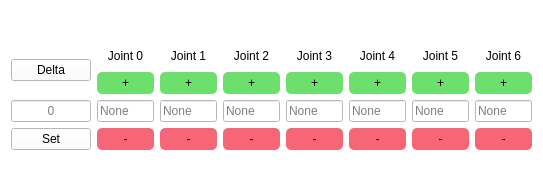
<?xml version="1.0" encoding="UTF-8"?>
<ui version="4.0">
 <class>Dialog</class>
 <widget class="QDialog" name="Dialog">
  <property name="geometry">
   <rect>
    <x>0</x>
    <y>0</y>
    <width>543</width>
    <height>196</height>
   </rect>
  </property>
  <property name="windowTitle">
   <string>Set Arm Joint</string>
  </property>
  <property name="styleSheet">
   <string notr="true">background:white</string>
  </property>
  <layout class="QGridLayout" name="gridLayout_2">
   <property name="topMargin">
    <number>0</number>
   </property>
   <property name="bottomMargin">
    <number>0</number>
   </property>
   <item row="0" column="0">
    <layout class="QGridLayout" name="gridLayout">
     <item row="3" column="3">
      <widget class="QPushButton" name="pushButton_joint2_down">
       <property name="minimumSize">
        <size>
         <width>22</width>
         <height>22</height>
        </size>
       </property>
       <property name="styleSheet">
        <string notr="true">QPushButton{background:#F76677;border-radius:5px;}
QPushButton:hover{font-size:18px;}</string>
       </property>
       <property name="text">
        <string>-</string>
       </property>
       <property name="default">
        <bool>false</bool>
       </property>
      </widget>
     </item>
     <item row="1" column="4">
      <widget class="QPushButton" name="pushButton_joint3_up">
       <property name="minimumSize">
        <size>
         <width>22</width>
         <height>22</height>
        </size>
       </property>
       <property name="toolTip">
        <string extracomment="haha"/>
       </property>
       <property name="whatsThis">
        <string extracomment="haha"/>
       </property>
       <property name="styleSheet">
        <string notr="true">QPushButton{background:#6DDF6D;border-radius:5px;}
QPushButton:hover{font-size:18px;}</string>
       </property>
       <property name="text">
        <string>+</string>
       </property>
       <property name="checkable">
        <bool>false</bool>
       </property>
      </widget>
     </item>
     <item row="1" column="2">
      <widget class="QPushButton" name="pushButton_joint1_up">
       <property name="minimumSize">
        <size>
         <width>22</width>
         <height>22</height>
        </size>
       </property>
       <property name="toolTip">
        <string extracomment="haha"/>
       </property>
       <property name="whatsThis">
        <string extracomment="haha"/>
       </property>
       <property name="styleSheet">
        <string notr="true">QPushButton{background:#6DDF6D;border-radius:5px;}
QPushButton:hover{font-size:18px;}</string>
       </property>
       <property name="text">
        <string>+</string>
       </property>
       <property name="checkable">
        <bool>false</bool>
       </property>
      </widget>
     </item>
     <item row="2" column="4">
      <widget class="QLineEdit" name="lineEdit_joint3">
       <property name="maximumSize">
        <size>
         <width>60</width>
         <height>16777215</height>
        </size>
       </property>
       <property name="placeholderText">
        <string>None</string>
       </property>
      </widget>
     </item>
     <item row="0" column="4">
      <widget class="QLabel" name="label_7">
       <property name="maximumSize">
        <size>
         <width>16777215</width>
         <height>20</height>
        </size>
       </property>
       <property name="styleSheet">
        <string notr="true">
font: 12pt &quot;Sans Serif&quot;;</string>
       </property>
       <property name="text">
        <string>Joint 3</string>
       </property>
       <property name="alignment">
        <set>Qt::AlignCenter</set>
       </property>
      </widget>
     </item>
     <item row="3" column="2">
      <widget class="QPushButton" name="pushButton_joint1_down">
       <property name="minimumSize">
        <size>
         <width>22</width>
         <height>22</height>
        </size>
       </property>
       <property name="styleSheet">
        <string notr="true">QPushButton{background:#F76677;border-radius:5px;}
QPushButton:hover{font-size:18px;}</string>
       </property>
       <property name="text">
        <string>-</string>
       </property>
       <property name="default">
        <bool>false</bool>
       </property>
      </widget>
     </item>
     <item row="1" column="3">
      <widget class="QPushButton" name="pushButton_joint2_up">
       <property name="minimumSize">
        <size>
         <width>22</width>
         <height>22</height>
        </size>
       </property>
       <property name="toolTip">
        <string extracomment="haha"/>
       </property>
       <property name="whatsThis">
        <string extracomment="haha"/>
       </property>
       <property name="styleSheet">
        <string notr="true">QPushButton{background:#6DDF6D;border-radius:5px;}
QPushButton:hover{font-size:18px;}</string>
       </property>
       <property name="text">
        <string>+</string>
       </property>
       <property name="checkable">
        <bool>false</bool>
       </property>
      </widget>
     </item>
     <item row="2" column="1">
      <widget class="QLineEdit" name="lineEdit_joint0">
       <property name="maximumSize">
        <size>
         <width>60</width>
         <height>16777215</height>
        </size>
       </property>
       <property name="placeholderText">
        <string>None</string>
       </property>
      </widget>
     </item>
     <item row="1" column="1">
      <widget class="QPushButton" name="pushButton_joint0_up">
       <property name="minimumSize">
        <size>
         <width>22</width>
         <height>22</height>
        </size>
       </property>
       <property name="toolTip">
        <string extracomment="haha"/>
       </property>
       <property name="whatsThis">
        <string extracomment="haha"/>
       </property>
       <property name="styleSheet">
        <string notr="true">QPushButton{background:#6DDF6D;border-radius:5px;}
QPushButton:hover{font-size:18px;}</string>
       </property>
       <property name="text">
        <string>+</string>
       </property>
       <property name="checkable">
        <bool>false</bool>
       </property>
      </widget>
     </item>
     <item row="0" column="0" rowspan="2">
      <widget class="QPushButton" name="pushButton_3">
       <property name="styleSheet">
        <string notr="true"/>
       </property>
       <property name="text">
        <string>Delta</string>
       </property>
      </widget>
     </item>
     <item row="2" column="2">
      <widget class="QLineEdit" name="lineEdit_joint1">
       <property name="maximumSize">
        <size>
         <width>60</width>
         <height>16777215</height>
        </size>
       </property>
       <property name="placeholderText">
        <string>None</string>
       </property>
      </widget>
     </item>
     <item row="0" column="2">
      <widget class="QLabel" name="label_5">
       <property name="maximumSize">
        <size>
         <width>16777215</width>
         <height>20</height>
        </size>
       </property>
       <property name="styleSheet">
        <string notr="true">
font: 12pt &quot;Sans Serif&quot;;</string>
       </property>
       <property name="text">
        <string>Joint 1</string>
       </property>
       <property name="alignment">
        <set>Qt::AlignCenter</set>
       </property>
      </widget>
     </item>
     <item row="2" column="0">
      <widget class="QLineEdit" name="lineEdit_delta">
       <property name="minimumSize">
        <size>
         <width>80</width>
         <height>0</height>
        </size>
       </property>
       <property name="maximumSize">
        <size>
         <width>60</width>
         <height>16777215</height>
        </size>
       </property>
       <property name="alignment">
        <set>Qt::AlignCenter</set>
       </property>
       <property name="placeholderText">
        <string>0</string>
       </property>
      </widget>
     </item>
     <item row="2" column="3">
      <widget class="QLineEdit" name="lineEdit_joint2">
       <property name="maximumSize">
        <size>
         <width>60</width>
         <height>16777215</height>
        </size>
       </property>
       <property name="placeholderText">
        <string>None</string>
       </property>
      </widget>
     </item>
     <item row="3" column="4">
      <widget class="QPushButton" name="pushButton_joint3_down">
       <property name="minimumSize">
        <size>
         <width>22</width>
         <height>22</height>
        </size>
       </property>
       <property name="styleSheet">
        <string notr="true">QPushButton{background:#F76677;border-radius:5px;}
QPushButton:hover{font-size:18px;}</string>
       </property>
       <property name="text">
        <string>-</string>
       </property>
       <property name="default">
        <bool>false</bool>
       </property>
      </widget>
     </item>
     <item row="3" column="1">
      <widget class="QPushButton" name="pushButton_joint0_down">
       <property name="minimumSize">
        <size>
         <width>22</width>
         <height>22</height>
        </size>
       </property>
       <property name="styleSheet">
        <string notr="true">QPushButton{background:#F76677;border-radius:5px;}
QPushButton:hover{font-size:18px;}</string>
       </property>
       <property name="text">
        <string>-</string>
       </property>
       <property name="default">
        <bool>false</bool>
       </property>
      </widget>
     </item>
     <item row="0" column="3">
      <widget class="QLabel" name="label_6">
       <property name="maximumSize">
        <size>
         <width>16777215</width>
         <height>20</height>
        </size>
       </property>
       <property name="styleSheet">
        <string notr="true">
font: 12pt &quot;Sans Serif&quot;;</string>
       </property>
       <property name="text">
        <string>Joint 2</string>
       </property>
       <property name="alignment">
        <set>Qt::AlignCenter</set>
       </property>
      </widget>
     </item>
     <item row="0" column="1">
      <widget class="QLabel" name="label_4">
       <property name="maximumSize">
        <size>
         <width>16777215</width>
         <height>20</height>
        </size>
       </property>
       <property name="styleSheet">
        <string notr="true">
font: 12pt &quot;Sans Serif&quot;;</string>
       </property>
       <property name="text">
        <string>Joint 0</string>
       </property>
       <property name="alignment">
        <set>Qt::AlignCenter</set>
       </property>
      </widget>
     </item>
     <item row="0" column="5">
      <widget class="QLabel" name="label_8">
       <property name="maximumSize">
        <size>
         <width>16777215</width>
         <height>20</height>
        </size>
       </property>
       <property name="styleSheet">
        <string notr="true">
font: 12pt &quot;Sans Serif&quot;;</string>
       </property>
       <property name="text">
        <string>Joint 4</string>
       </property>
       <property name="alignment">
        <set>Qt::AlignCenter</set>
       </property>
      </widget>
     </item>
     <item row="0" column="6">
      <widget class="QLabel" name="label_10">
       <property name="maximumSize">
        <size>
         <width>16777215</width>
         <height>20</height>
        </size>
       </property>
       <property name="styleSheet">
        <string notr="true">
font: 12pt &quot;Sans Serif&quot;;</string>
       </property>
       <property name="text">
        <string>Joint 5</string>
       </property>
       <property name="alignment">
        <set>Qt::AlignCenter</set>
       </property>
      </widget>
     </item>
     <item row="0" column="7">
      <widget class="QLabel" name="label_9">
       <property name="maximumSize">
        <size>
         <width>16777215</width>
         <height>20</height>
        </size>
       </property>
       <property name="styleSheet">
        <string notr="true">
font: 12pt &quot;Sans Serif&quot;;</string>
       </property>
       <property name="text">
        <string>Joint 6</string>
       </property>
       <property name="alignment">
        <set>Qt::AlignCenter</set>
       </property>
      </widget>
     </item>
     <item row="1" column="5">
      <widget class="QPushButton" name="pushButton_joint4_up">
       <property name="minimumSize">
        <size>
         <width>22</width>
         <height>22</height>
        </size>
       </property>
       <property name="toolTip">
        <string extracomment="haha"/>
       </property>
       <property name="whatsThis">
        <string extracomment="haha"/>
       </property>
       <property name="styleSheet">
        <string notr="true">QPushButton{background:#6DDF6D;border-radius:5px;}
QPushButton:hover{font-size:18px;}</string>
       </property>
       <property name="text">
        <string>+</string>
       </property>
       <property name="checkable">
        <bool>false</bool>
       </property>
      </widget>
     </item>
     <item row="1" column="6">
      <widget class="QPushButton" name="pushButton_joint5_up">
       <property name="minimumSize">
        <size>
         <width>22</width>
         <height>22</height>
        </size>
       </property>
       <property name="toolTip">
        <string extracomment="haha"/>
       </property>
       <property name="whatsThis">
        <string extracomment="haha"/>
       </property>
       <property name="styleSheet">
        <string notr="true">QPushButton{background:#6DDF6D;border-radius:5px;}
QPushButton:hover{font-size:18px;}</string>
       </property>
       <property name="text">
        <string>+</string>
       </property>
       <property name="checkable">
        <bool>false</bool>
       </property>
      </widget>
     </item>
     <item row="1" column="7">
      <widget class="QPushButton" name="pushButton_joint6_up">
       <property name="minimumSize">
        <size>
         <width>22</width>
         <height>22</height>
        </size>
       </property>
       <property name="toolTip">
        <string extracomment="haha"/>
       </property>
       <property name="whatsThis">
        <string extracomment="haha"/>
       </property>
       <property name="styleSheet">
        <string notr="true">QPushButton{background:#6DDF6D;border-radius:5px;}
QPushButton:hover{font-size:18px;}</string>
       </property>
       <property name="text">
        <string>+</string>
       </property>
       <property name="checkable">
        <bool>false</bool>
       </property>
      </widget>
     </item>
     <item row="3" column="5">
      <widget class="QPushButton" name="pushButton_joint4_down">
       <property name="minimumSize">
        <size>
         <width>22</width>
         <height>22</height>
        </size>
       </property>
       <property name="styleSheet">
        <string notr="true">QPushButton{background:#F76677;border-radius:5px;}
QPushButton:hover{font-size:18px;}</string>
       </property>
       <property name="text">
        <string>-</string>
       </property>
       <property name="default">
        <bool>false</bool>
       </property>
      </widget>
     </item>
     <item row="3" column="6">
      <widget class="QPushButton" name="pushButton_joint5_down">
       <property name="minimumSize">
        <size>
         <width>22</width>
         <height>22</height>
        </size>
       </property>
       <property name="styleSheet">
        <string notr="true">QPushButton{background:#F76677;border-radius:5px;}
QPushButton:hover{font-size:18px;}</string>
       </property>
       <property name="text">
        <string>-</string>
       </property>
       <property name="default">
        <bool>false</bool>
       </property>
      </widget>
     </item>
     <item row="3" column="7">
      <widget class="QPushButton" name="pushButton_joint6_down">
       <property name="minimumSize">
        <size>
         <width>22</width>
         <height>22</height>
        </size>
       </property>
       <property name="styleSheet">
        <string notr="true">QPushButton{background:#F76677;border-radius:5px;}
QPushButton:hover{font-size:18px;}</string>
       </property>
       <property name="text">
        <string>-</string>
       </property>
       <property name="default">
        <bool>false</bool>
       </property>
      </widget>
     </item>
     <item row="2" column="5">
      <widget class="QLineEdit" name="lineEdit_joint4">
       <property name="maximumSize">
        <size>
         <width>60</width>
         <height>16777215</height>
        </size>
       </property>
       <property name="placeholderText">
        <string>None</string>
       </property>
      </widget>
     </item>
     <item row="2" column="6">
      <widget class="QLineEdit" name="lineEdit_joint5">
       <property name="maximumSize">
        <size>
         <width>60</width>
         <height>16777215</height>
        </size>
       </property>
       <property name="placeholderText">
        <string>None</string>
       </property>
      </widget>
     </item>
     <item row="2" column="7">
      <widget class="QLineEdit" name="lineEdit_joint6">
       <property name="maximumSize">
        <size>
         <width>60</width>
         <height>16777215</height>
        </size>
       </property>
       <property name="placeholderText">
        <string>None</string>
       </property>
      </widget>
     </item>
     <item row="3" column="0">
      <widget class="QPushButton" name="pushButton_set_all_angle">
       <property name="text">
        <string>Set</string>
       </property>
      </widget>
     </item>
    </layout>
   </item>
  </layout>
 </widget>
 <resources/>
 <connections>
  <connection>
   <sender>pushButton_joint0_up</sender>
   <signal>clicked()</signal>
   <receiver>Dialog</receiver>
   <slot>increase_joint_angle()</slot>
   <hints>
    <hint type="sourcelabel">
     <x>126</x>
     <y>72</y>
    </hint>
    <hint type="destinationlabel">
     <x>94</x>
     <y>6</y>
    </hint>
   </hints>
  </connection>
  <connection>
   <sender>pushButton_joint1_up</sender>
   <signal>clicked()</signal>
   <receiver>Dialog</receiver>
   <slot>increase_joint_angle()</slot>
   <hints>
    <hint type="sourcelabel">
     <x>185</x>
     <y>80</y>
    </hint>
    <hint type="destinationlabel">
     <x>156</x>
     <y>4</y>
    </hint>
   </hints>
  </connection>
  <connection>
   <sender>pushButton_joint2_up</sender>
   <signal>clicked()</signal>
   <receiver>Dialog</receiver>
   <slot>increase_joint_angle()</slot>
   <hints>
    <hint type="sourcelabel">
     <x>258</x>
     <y>67</y>
    </hint>
    <hint type="destinationlabel">
     <x>216</x>
     <y>5</y>
    </hint>
   </hints>
  </connection>
  <connection>
   <sender>pushButton_joint3_up</sender>
   <signal>clicked()</signal>
   <receiver>Dialog</receiver>
   <slot>increase_joint_angle()</slot>
   <hints>
    <hint type="sourcelabel">
     <x>312</x>
     <y>68</y>
    </hint>
    <hint type="destinationlabel">
     <x>283</x>
     <y>7</y>
    </hint>
   </hints>
  </connection>
  <connection>
   <sender>pushButton_joint4_up</sender>
   <signal>clicked()</signal>
   <receiver>Dialog</receiver>
   <slot>increase_joint_angle()</slot>
   <hints>
    <hint type="sourcelabel">
     <x>371</x>
     <y>74</y>
    </hint>
    <hint type="destinationlabel">
     <x>347</x>
     <y>4</y>
    </hint>
   </hints>
  </connection>
  <connection>
   <sender>pushButton_joint5_up</sender>
   <signal>clicked()</signal>
   <receiver>Dialog</receiver>
   <slot>increase_joint_angle()</slot>
   <hints>
    <hint type="sourcelabel">
     <x>441</x>
     <y>70</y>
    </hint>
    <hint type="destinationlabel">
     <x>410</x>
     <y>3</y>
    </hint>
   </hints>
  </connection>
  <connection>
   <sender>pushButton_joint6_up</sender>
   <signal>clicked()</signal>
   <receiver>Dialog</receiver>
   <slot>increase_joint_angle()</slot>
   <hints>
    <hint type="sourcelabel">
     <x>491</x>
     <y>67</y>
    </hint>
    <hint type="destinationlabel">
     <x>472</x>
     <y>4</y>
    </hint>
   </hints>
  </connection>
  <connection>
   <sender>pushButton_joint0_down</sender>
   <signal>clicked()</signal>
   <receiver>Dialog</receiver>
   <slot>increase_joint_angle()</slot>
   <hints>
    <hint type="sourcelabel">
     <x>129</x>
     <y>169</y>
    </hint>
    <hint type="destinationlabel">
     <x>68</x>
     <y>192</y>
    </hint>
   </hints>
  </connection>
  <connection>
   <sender>pushButton_joint1_down</sender>
   <signal>clicked()</signal>
   <receiver>Dialog</receiver>
   <slot>increase_joint_angle()</slot>
   <hints>
    <hint type="sourcelabel">
     <x>182</x>
     <y>169</y>
    </hint>
    <hint type="destinationlabel">
     <x>142</x>
     <y>191</y>
    </hint>
   </hints>
  </connection>
  <connection>
   <sender>pushButton_joint2_down</sender>
   <signal>clicked()</signal>
   <receiver>Dialog</receiver>
   <slot>increase_joint_angle()</slot>
   <hints>
    <hint type="sourcelabel">
     <x>245</x>
     <y>166</y>
    </hint>
    <hint type="destinationlabel">
     <x>203</x>
     <y>189</y>
    </hint>
   </hints>
  </connection>
  <connection>
   <sender>pushButton_joint3_down</sender>
   <signal>clicked()</signal>
   <receiver>Dialog</receiver>
   <slot>increase_joint_angle()</slot>
   <hints>
    <hint type="sourcelabel">
     <x>311</x>
     <y>164</y>
    </hint>
    <hint type="destinationlabel">
     <x>255</x>
     <y>184</y>
    </hint>
   </hints>
  </connection>
  <connection>
   <sender>pushButton_joint4_down</sender>
   <signal>clicked()</signal>
   <receiver>Dialog</receiver>
   <slot>increase_joint_angle()</slot>
   <hints>
    <hint type="sourcelabel">
     <x>375</x>
     <y>167</y>
    </hint>
    <hint type="destinationlabel">
     <x>312</x>
     <y>190</y>
    </hint>
   </hints>
  </connection>
  <connection>
   <sender>pushButton_joint5_down</sender>
   <signal>clicked()</signal>
   <receiver>Dialog</receiver>
   <slot>increase_joint_angle()</slot>
   <hints>
    <hint type="sourcelabel">
     <x>441</x>
     <y>172</y>
    </hint>
    <hint type="destinationlabel">
     <x>388</x>
     <y>184</y>
    </hint>
   </hints>
  </connection>
  <connection>
   <sender>pushButton_joint6_down</sender>
   <signal>clicked()</signal>
   <receiver>Dialog</receiver>
   <slot>increase_joint_angle()</slot>
   <hints>
    <hint type="sourcelabel">
     <x>493</x>
     <y>168</y>
    </hint>
    <hint type="destinationlabel">
     <x>442</x>
     <y>190</y>
    </hint>
   </hints>
  </connection>
  <connection>
   <sender>pushButton_set_all_angle</sender>
   <signal>clicked()</signal>
   <receiver>Dialog</receiver>
   <slot>set_all_angle()</slot>
   <hints>
    <hint type="sourcelabel">
     <x>41</x>
     <y>166</y>
    </hint>
    <hint type="destinationlabel">
     <x>5</x>
     <y>141</y>
    </hint>
   </hints>
  </connection>
 </connections>
 <slots>
  <slot>increase_joint_angle()</slot>
  <slot>set_all_angle()</slot>
 </slots>
</ui>
